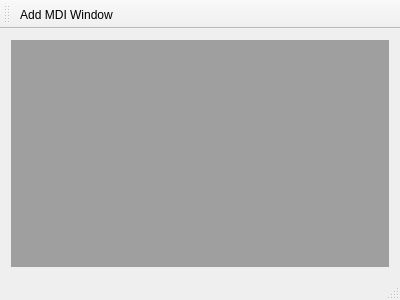
<?xml version="1.0" encoding="UTF-8"?>
<ui version="4.0">
 <class>MainWindow</class>
 <widget class="QMainWindow" name="MainWindow">
  <property name="geometry">
   <rect>
    <x>0</x>
    <y>0</y>
    <width>400</width>
    <height>300</height>
   </rect>
  </property>
  <property name="windowTitle">
   <string>MainWindow</string>
  </property>
  <widget class="QWidget" name="centralWidget">
   <layout class="QVBoxLayout" name="verticalLayout">
    <item>
     <widget class="QMdiArea" name="workspace"/>
    </item>
   </layout>
  </widget>
  <widget class="QMenuBar" name="menuBar">
   <property name="geometry">
    <rect>
     <x>0</x>
     <y>0</y>
     <width>400</width>
     <height>20</height>
    </rect>
   </property>
  </widget>
  <widget class="QToolBar" name="mainToolBar">
   <attribute name="toolBarArea">
    <enum>TopToolBarArea</enum>
   </attribute>
   <attribute name="toolBarBreak">
    <bool>false</bool>
   </attribute>
   <addaction name="actionAddMdiWindow"/>
  </widget>
  <widget class="QStatusBar" name="statusBar"/>
  <action name="actionAddMdiWindow">
   <property name="icon">
    <iconset theme="window-new">
     <normaloff>.</normaloff>.</iconset>
   </property>
   <property name="text">
    <string>Add MDI Window</string>
   </property>
   <property name="toolTip">
    <string>Add a QMainWindow-based widget as a subwindow of the main MDI area below.</string>
   </property>
  </action>
 </widget>
 <layoutdefault spacing="6" margin="11"/>
 <resources/>
 <connections/>
</ui>
